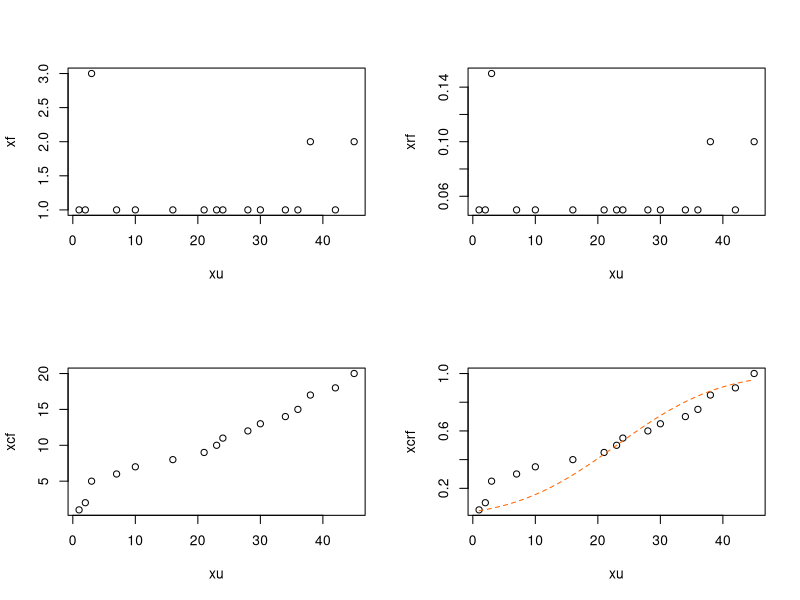

Recreate this plot in R.
# Demonstrate how to compute quantiles

# What are quantiles?
# Quantiles are cut points into the range of the variable of interest
# (say X). They divide the range of a probability distribution into
# continuous intervals with equal probabilities.
#
# The same is valid for the sampling distribution.
# Quantiles are based on the concept of dividing the range of the observed
# data into equally probable intervals.
#
# The best thing is to assign a rank to the data.
# See: https://en.wikipedia.org/wiki/Quantile

# THIS IS THE WRONG APPROACH!
# xs = sort(x)
# x_norm = (xs - min(x)) / (max(x) - min(x))
# probs = seq(0, 1, 0.25)
# indices = sapply(probs, function(p) which.min(abs(x_norm-p)))
# q = xs[indices]
#
# WHY IS THIS WRONG?
# Because the cut points are not equally likely, especially for a set of data
# with repeated samples.
set.seed(123456)

n = 20
true_mu = 42.1
true_sd = 5.67

# Raw data
# x <- rnorm(n=n, mean=true_mu, sd=true_sd)
x <- sample(rnorm(n=1, mean=true_mu, sd=true_sd), size=n, replace=TRUE)

# Sorted
x <- sort(x)

# Unique
xu <- unique(x)

# Frequency of each unique value in 'x'
xf <- sapply(xu, function(vu) sum(x == vu))

# Relative frequency of each unique value in 'x'
xrf <- sapply(xu, function(vu) sum(x == vu)) / n

# Cumulative frequency of each unique value in 'x'
xcf <- cumsum(xf)

# Cumulative relative frequency
xcrf <- cumsum(xf) / n

# cat(sprintf("%s\n", paste('x =', round(xu, 2), 'abs =', xf, 'rel =', xrf, 'cum =', xcf, 'crel =', xcrf, sep='\t')))

opath <- 'plots/combined_x.pdf'
pdf(opath)
par(mfrow=c(2, 2))
# hist(x, col='#00FF66', main=paste('Absolute frequency (n =', n, ')'))
# hist(x, col='#0066FF', main=paste('Relative frequency (n =', n, ')'), freq=FALSE)
plot(xu, xf)
plot(xu, xrf)
plot(xu, xcf)
plot(xu, xcrf)
curve(pnorm(x, mean=mean(x), sd=sd(x)), add=TRUE, col='#FF6600', lty=2)
dev.off()

# Rank of the data
xrk <-rank(x)
print(xrk)

# # Using the quantile() function to compute quartiles
# probs = seq(0, 1, 0.25)
# q4 <- quantile(x, probs=probs, na.rm=FALSE)
# # cat(sprintf("quartiles: %s\n", paste(q4, probs)))
#
# # Using the quantile() function to compute deciles
# probs = seq(0, 1, 0.1)
# q10 <- quantile(x, probs=probs, na.rm=FALSE)
# # cat(sprintf("deciles: %s\n", paste(q10, probs)))
